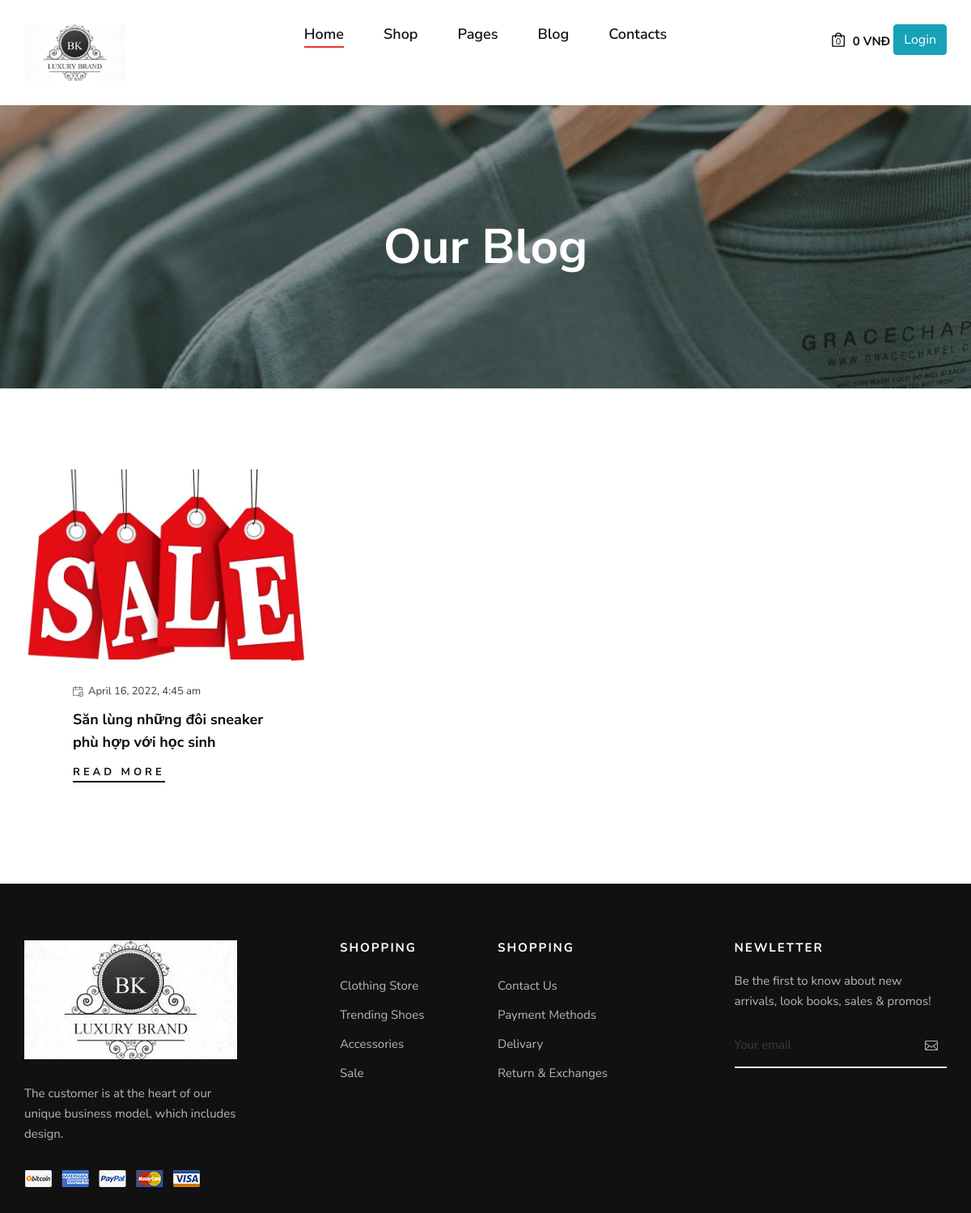
The page /blog.php on the database as committed earlier.
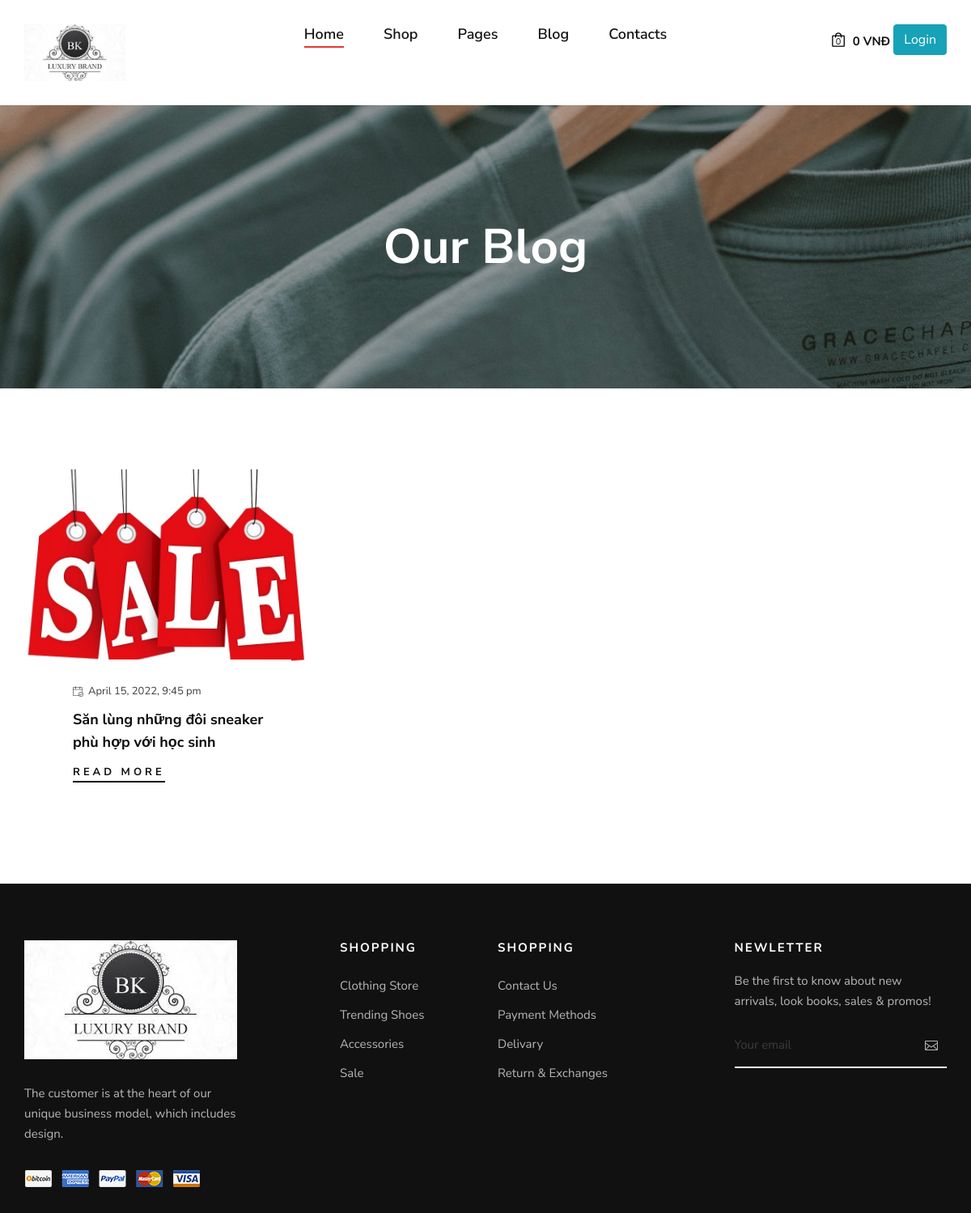
The same page on the database as committed later.
### tables this page shows
CREATE TABLE `tbl_image_article` (
  `id` int(11) NOT NULL,
  `articleId` int(11) NOT NULL,
  `image` varchar(255) NOT NULL
);

CREATE TABLE `tbl_article` (
  `id` int(11) NOT NULL,
  `title` varchar(255) NOT NULL,
  `content` text NOT NULL,
  `datetime` timestamp NULL DEFAULT current_timestamp(),
  `writer` varchar(255) NOT NULL
);

### classes/cart.php (called while the page is built, shortened)
<?php
	$filepath = realpath(dirname(__FILE__));
	include_once ($filepath.'/../lib/database.php');
	include_once ($filepath.'/../helper/format.php');
class cart
{
	private $db;
	public function __construct()
	{
		$this->db = new Database();
	}
	public function check_cart(){
		$userId = Session::get('user_id');
		if ($userId == ''){
			return false;
		}
		$query = "SELECT * FROM tbl_cart WHERE userId = '$userId'";
		$result = $this->db->select($query);
		return $result;
	}
}
?>

### lib/database.php (called while the page is built, shortened)
<?php
Class Database{
   public $host   = DB_HOST;
   public $user   = DB_USER;
   public $pass   = DB_PASS;
   public $dbname = DB_NAME;
   public $link;
private function connectDB(){
   $this->link = new mysqli($this->host, $this->user, $this->pass,
    $this->dbname);
   mysqli_set_charset($this->link,"utf8");
 }
public function select($query){
  $result = $this->link->query($query) or
   die($this->link->error.__LINE__);
  if($result->num_rows > 0){
    return $result;
  } else {
    return false;
  }
 }
}

### lib/session.php (called while the page is built, shortened)
<?php
class Session{
 public static function get($key){
    if (isset($_SESSION[$key])) {
     return $_SESSION[$key];
    } else {
     return false;
    }
 }
}
?>

### classes/article.php (called while the page is built, shortened)
<?php
	$filepath = realpath(dirname(__FILE__));
	include_once ($filepath.'/../lib/database.php');
	include_once ($filepath.'/../helper/format.php');
class Article
{
    private $db;
	public function __construct()
	{
		$this->db = new Database();
	}
    public function show_article()
    {
        $query = "SELECT `tbl_article`.* , `tbl_image_article`.`image`
                FROM `tbl_article` JOIN `tbl_image_article` ON `tbl_article`.`id` =`tbl_image_article`.`articleId`
                ORDER BY `tbl_article`.`id` DESC;";
        return $this->db->select($query);
    }
}

### helper/format.php (called while the page is built, shortened)
<?php
class Format{
 public function formatDate($date){
    return date('F j, Y, g:i a', strtotime($date));
 }
}
?>

### blog.php (the view, shortened to what this page needs)
<?php
    include 'inc/header.php';
?>
<?php include 'classes/article.php';
    include_once('helper/format.php');
    $article = new Article();
    $fm = new Format();
	$list_article = $article->show_article();
?>
    <section class="breadcrumb-blog set-bg" data-setbg="img/breadcrumb-bg.jpg">
        <div class="container">
            <div class="row">
                <div class="col-lg-12">
                    <h2>Our Blog</h2>
                </div>
            </div>
        </div>
    </section>
    <section class="blog spad">
        <div class="container">
            <div class="row">
                <?php
                while($row = $list_article->fetch_assoc()){
                    echo '
                    <div class="col-lg-4 col-md-6 col-sm-6">
                        <div class="blog__item">
                            <div class="blog__item__pic set-bg" data-setbg="img/article/'.$row["image"].'"></div>
                            <div class="blog__item__text">
                                <span><img src="img/icon/calendar.png" alt="">'.$fm->formatDate($row["datetime"]).'</span>
                                <h5>'.$row["title"].'</h5>
                                <a href="blog-details.php?id='.$row["id"].'">Read More</a>
                            </div>
                        </div>
                    </div>';
                }
                ?>
            </div>
        </div>
    </section>
<?php
    include 'inc/footer.php';
?>

### inc/header.php (shortened to what this page needs)
<?php
include 'lib/session.php';
include 'lib/database.php';
include 'helper/format.php';
	$fm = new Format();
    $cart = new cart();
  header("Cache-Control: max-age=2592000");?>
<!DOCTYPE html>
<html lang="zxx">
<head>
    <link rel="stylesheet" href="css/bootstrap.min.css" type="text/css">
    <link rel="stylesheet" href="css/font-awesome.min.css" type="text/css">
    <link rel="stylesheet" href="css/elegant-icons.css" type="text/css">
    <link rel="stylesheet" href="css/magnific-popup.css" type="text/css">
    <link rel="stylesheet" href="css/nice-select.css" type="text/css">
    <link rel="stylesheet" href="css/owl.carousel.min.css" type="text/css">
    <link rel="stylesheet" href="css/slicknav.min.css" type="text/css">
    <link rel="stylesheet" href="css/style.css" type="text/css">
</head>
<body>
    <header class="header">
        <div class="container">
            <div class="row">
                <div class="col-lg-3 col-md-3">
                    <div class="header__logo">
                        <a href="./index.php"><img src="img/logobk.jpg" height="70px" alt=""></a>
                    </div>
                </div>
                <div class="col-lg-6 col-md-6">
                    <nav class="header__menu mobile-menu">
                        <ul>
                            <li class="active"><a href="./index.php">Home</a></li>
                            <li><a href="./shop.php">Shop</a></li>
                            <li><a href="#">Pages</a>
                            </li>
                            <li><a href="./blog.php">Blog</a></li>
                            <li><a href="./contact.php">Contacts</a></li>
                        </ul>
                    </nav>
                </div>
                <div class="col-lg-3 col-md-3">
                    <div class="header__nav__option">
                         <a href="shopping-cart.php"><img src="img/icon/cart.png" alt=""> <span>0</span></a>
                        <div class="price">
                            <?php
                                        $check_cart = $cart->check_cart();
                                        if($check_cart){
                                            $sum = Session::get("sum");
                                            $qty = Session::get("qty");
                                            echo $fm->format_currency($sum).' VNĐ - '.$qty.' sản phẩm';
                                        }
                                        else{
                                            echo '0 VNĐ';
                                        }
                                    ?>
                        </div>
                        <?php
                            $login_check = Session::get('user_login');
                            if($login_check==false){
                                echo '<a href="login.php" class="btn btn-info">Login</a>';
                            }else{
                                echo '<br/>Xin chào '.Session::get("user_name").'- <a href="?user_id='.Session::get('user_id').'">Đăng xuất</';
                            }
                        ?>
                    </div>
                </div>
            </div>
        </div>
    </header>

### inc/footer.php (shortened to what this page needs)
    <footer class="footer">
        <div class="container">
            <div class="row">
                <div class="col-lg-3 col-md-6 col-sm-6">
                    <div class="footer__about">
                        <div class="footer__logo">
                            <a href="#"><img src="img/logobk.jpg" alt=""></a>
                        </div>
                        <p>The customer is at the heart of our unique business model, which includes design.</p>
                        <a href="#"><img src="img/payment.png" alt=""></a>
                    </div>
                </div>
                <div class="col-lg-2 offset-lg-1 col-md-3 col-sm-6">
                    <div class="footer__widget">
                        <h6>Shopping</h6>
                        <ul>
                            <li><a href="#">Clothing Store</a></li>
                            <li><a href="#">Trending Shoes</a></li>
                            <li><a href="#">Accessories</a></li>
                            <li><a href="#">Sale</a></li>
                        </ul>
                    </div>
                </div>
                <div class="col-lg-2 col-md-3 col-sm-6">
                    <div class="footer__widget">
                        <h6>Shopping</h6>
                        <ul>
                            <li><a href="#">Contact Us</a></li>
                            <li><a href="#">Payment Methods</a></li>
                            <li><a href="#">Delivary</a></li>
                            <li><a href="#">Return & Exchanges</a></li>
                        </ul>
                    </div>
                </div>
                <div class="col-lg-3 offset-lg-1 col-md-6 col-sm-6">
                    <div class="footer__widget">
                        <h6>NewLetter</h6>
                        <div class="footer__newslatter">
                            <p>Be the first to know about new arrivals, look books, sales & promos!</p>
                            <form action="#">
                                <input type="text" placeholder="Your email">
                                <button type="submit"><span class="icon_mail_alt"></span></button>
                            </form>
                        </div>
                    </div>
                </div>
            </div>
        </div>
    </footer>
</body>
</html>

### css/style.css (style rules this page uses)
html, body { height: 100%; font-family: "Nunito Sans", sans-serif; -webkit-font-smoothing: antialiased; }
h1, h2, h3, h4, h5, h6 { margin: 0; color: #111111; font-weight: 400; font-family: "Nunito Sans", sans-serif; }
h2 { font-size: 36px; }
h5 { font-size: 18px; }
h6 { font-size: 16px; }
p { font-size: 15px; font-family: "Nunito Sans", sans-serif; color: #3d3d3d; font-weight: 400; line-height: 25px; margin: 0 0 15px 0; }
img { max-width: 100%; }
ul, ol { padding: 0; margin: 0; }
.set-bg { background-repeat: no-repeat; background-size: cover; background-position: top center; }
.spad { padding-top: 100px; padding-bottom: 100px; }
.header { background: #ffffff; }
.header__logo { padding: 30px 0; }
.header__logo a { display: inline-block; }
.header__menu { text-align: center; padding: 26px 0 25px; }
.header__menu ul li { list-style: none; display: inline-block; margin-right: 45px; position: relative; }
.header__menu ul li.active a:after { -webkit-transform: scale(1); -ms-transform: scale(1); transform: scale(1); }
.header__menu ul li:last-child { margin-right: 0; }
.header__menu ul li a { font-size: 18px; color: #111111; display: block; font-weight: 600; position: relative; padding: 3px 0; }
.header__menu ul li a:after { position: absolute; left: 0; bottom: 0; width: 100%; height: 2px; background: #e53637; content: ""; -webkit-transition: all, 0.5s; -o-transition: all, 0.5s; transition: all, 0.5s; -webkit-transform: scale(0); -ms-transform: scale(0); transform: scale(0); }
.header__nav__option { text-align: right; padding: 30px 0; }
.header__nav__option a { display: inline-block; margin-right: 26px; position: relative; }
.header__nav__option a span { color: #0d0d0d; font-size: 11px; position: absolute; left: 5px; top: 8px; }
.header__nav__option a:last-child { margin-right: 0; }
.header__nav__option .price { font-size: 15px; color: #111111; font-weight: 700; display: inline-block; margin-left: -20px; position: relative; top: 3px; }
.blog { padding-bottom: 55px; }
.footer { background: #111111; padding-top: 70px; }
.footer__about { margin-bottom: 30px; }
.footer__about .footer__logo { margin-bottom: 30px; }
.footer__about .footer__logo a { display: inline-block; }
.footer__about p { color: #b7b7b7; margin-bottom: 30px; }
.footer__widget { margin-bottom: 30px; }
.footer__widget h6 { color: #ffffff; font-size: 15px; font-weight: 700; text-transform: uppercase; letter-spacing: 2px; margin-bottom: 20px; }
.footer__widget ul li { line-height: 36px; list-style: none; }
.footer__widget ul li a { color: #b7b7b7; font-size: 15px; }
.footer__widget .footer__newslatter p { color: #b7b7b7; }
.footer__widget .footer__newslatter form { position: relative; }
.footer__widget .footer__newslatter form input { width: 100%; font-size: 15px; color: #3d3d3d; background: transparent; border: none; padding: 15px 0; border-bottom: 2px solid #ffffff; }
.footer__widget .footer__newslatter form input::placeholder { color: #3d3d3d; }
.footer__widget .footer__newslatter form button { color: #b7b7b7; font-size: 16px; position: absolute; right: 5px; top: 0; height: 100%; background: transparent; border: none; }
.breadcrumb-blog { text-align: center; display: -webkit-box; display: -ms-flexbox; display: flex; -webkit-box-align: center; -ms-flex-align: center; align-items: center; -webkit-box-pack: center; -ms-flex-pack: center; justify-content: center; height: 350px; }
.breadcrumb-blog h2 { color: #ffffff; font-size: 60px; font-weight: 700; }
.blog__item { margin-bottom: 45px; }
.blog__item__pic { height: 270px; }
.blog__item__text { padding: 30px 30px 25px; margin: 0 30px; margin-top: -35px; background: #ffffff; -webkit-transition: all, 0.3s; -o-transition: all, 0.3s; transition: all, 0.3s; }
.blog__item__text span { color: #3d3d3d; font-size: 13px; display: block; margin-bottom: 10px; }
.blog__item__text span img { margin-right: 6px; }
.blog__item__text h5 { color: #0d0d0d; font-weight: 700; line-height: 28px; margin-bottom: 10px; }
.blog__item__text a { display: inline-block; color: #111111; font-size: 13px; font-weight: 700; letter-spacing: 4px; text-transform: uppercase; padding: 3px 0; position: relative; }
.blog__item__text a:after { position: absolute; left: 0; bottom: 0; width: 100%; height: 2px; background: #111111; content: ""; -webkit-transition: all, 0.3s; -o-transition: all, 0.3s; transition: all, 0.3s; }
@media only screen and (min-width: 1200px) { .container { max-width: 1170px; } }

Rows that differ between the two databases and show on the page:
changed through a linked row, tbl_image_article "Săn lùng những đôi sneaker phù hợp với học sinh": articleId.datetime "April 16, 2022, 4:45 am" → "April 15, 2022, 9:45 pm"
